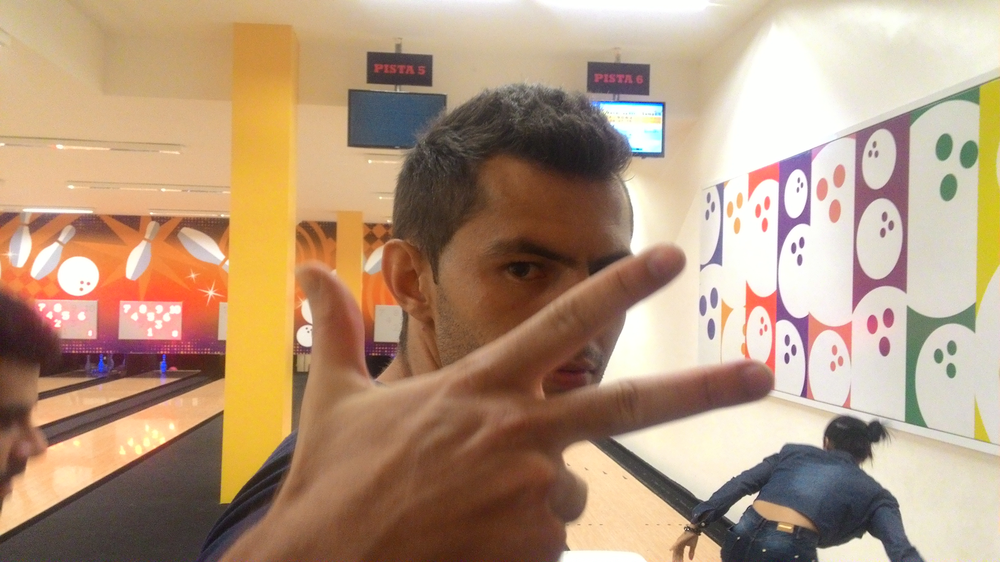
#> input picture src/com/lippo/marcos/data/extract/pim_imagem.png, 1000 x 562 px, shrunk from 3264 x 1836 before the run, found by its file name
$ python kmeans.py
#> lines starting #> are read from the running program, lines starting #| are printed output that depends on the picture; after the words box and inside, x2 and y2 are one past the last pixel; in counts of white or black regions, pixels touching at a corner belong together
import cv2 as c
import numpy as np
import os


def kmeans_cv2(path_img, nome_img):

    img = c.imread(path_img)
#> img is the input picture: shape (562, 1000, 3); mean B, G, R 125.5, 151.7, 180.2

    Z = img.reshape((-1, 3))

    # converte para np.float32
    Z = np.float32(Z)

    # define criteria, numero de clusters(K) e aplica o kmeans()
    criteria = (c.TERM_CRITERIA_EPS + c.TERM_CRITERIA_MAX_ITER, 10, 1.0)
    K = 2
    ret, label, center = c.kmeans(Z, K, None, criteria, 10, c.KMEANS_RANDOM_CENTERS)
#> ret = 2.3e+09; center = [[167.8, 202.7, 228.2], [64.4, 78.25, 111.3]]

    # Agora converta de volta em uint8 e faça a imagem original
    center = np.uint8(center)
#> center = [[167, 202, 228], [64, 78, 111]]
    res = center[label.flatten()]
    res2 = res.reshape((img.shape))
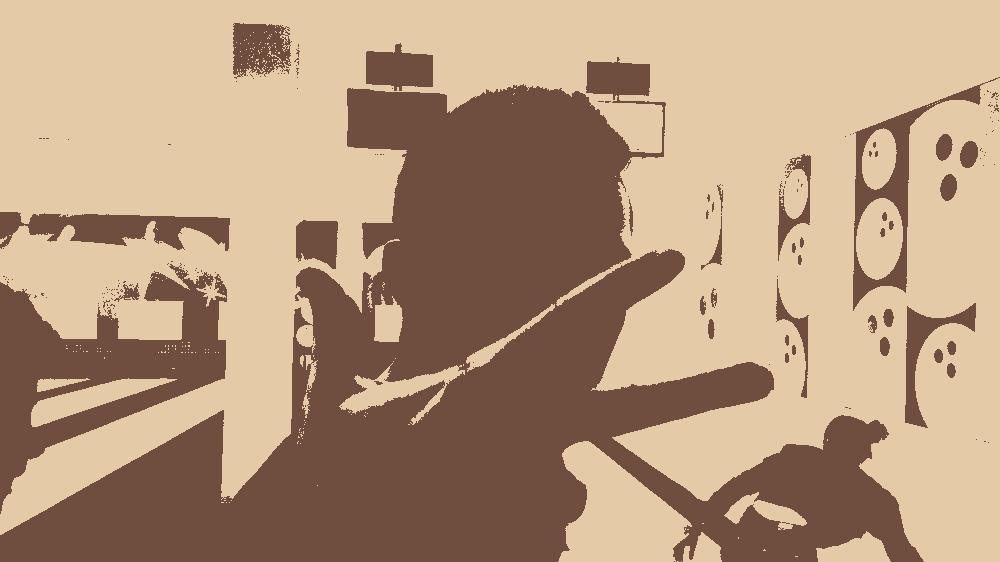
#> res2: shape (562, 1000, 3); mean B, G, R 124.8, 151.2, 180.1

    c.imwrite(nome_img, res2)


def sobrepor_img_rgb(path_img, path_mask, path_new_img):
    ''

    img = c.imread(path_img)
    img_new = c.imread(path_mask)
    img_mask = c.imread(path_mask, 0)
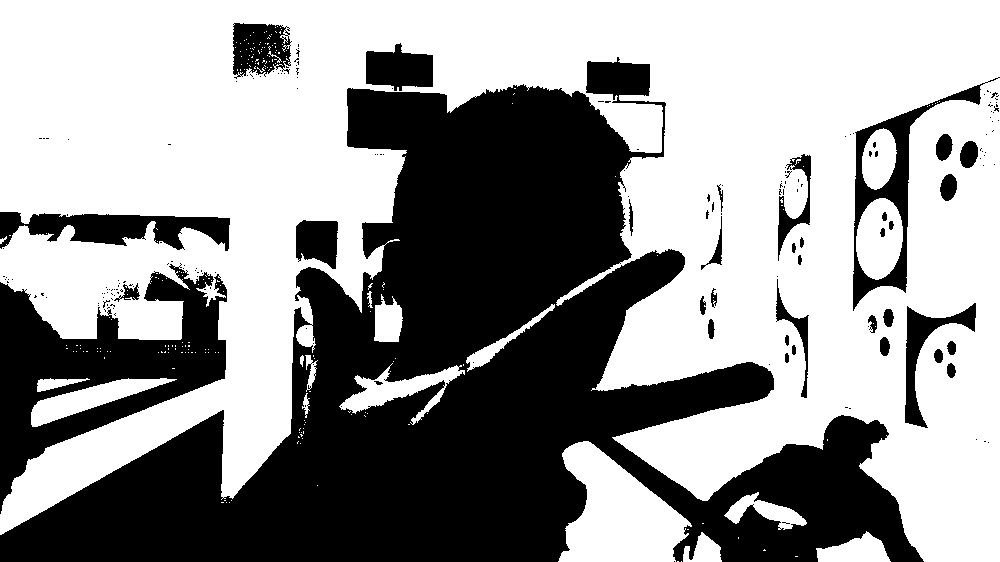
#> img_mask: shape (562, 1000); values 86 (black) and 205 (white), 59% white; 192 black regions (156 under 20 px), largest, box (x1, y1, x2, y2) and area: (0, 57, 924, 562) 184337, (0, 263, 227, 514) 22046, (853, 77, 1000, 311) 5049

    for i in range(img_mask.shape[0]):
        for j in range(img_mask.shape[1]):
            if img_mask[i][j] < 125:
                img_new[i][j][0] = img[i][j][0]
                img_new[i][j][1] = img[i][j][1]
                img_new[i][j][2] = img[i][j][2]
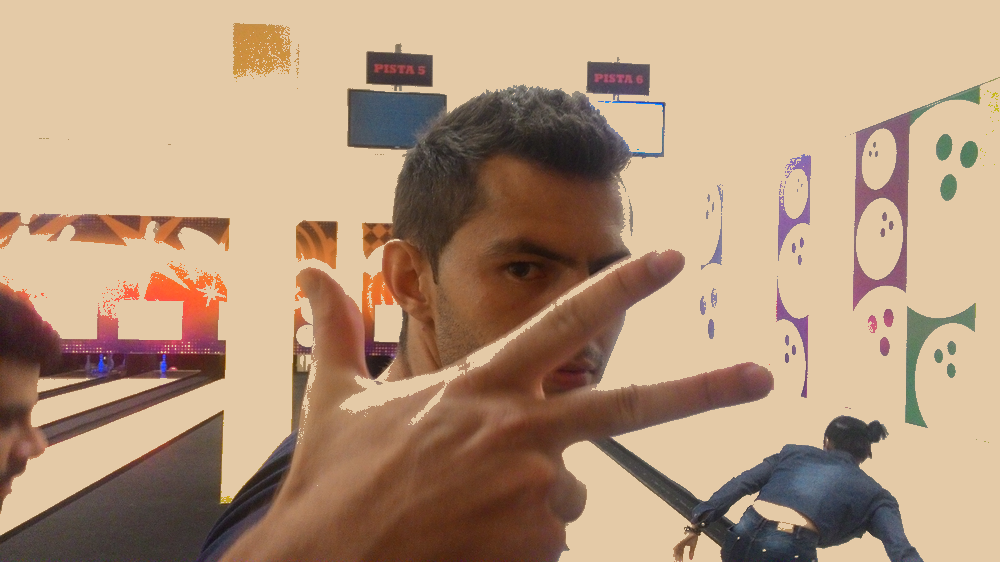
#> img_new: shape (562, 1000, 3); mean B, G, R 125, 151.3, 180.2

    print('salvando a imagem')
    c.imwrite(path_new_img, img_new)
    print('imagem ['+path_new_img+'] sobreposta e salva com sucesso!')


if __name__ == '__main__':

    path_img = os.getcwd()+'/src/com/lippo/marcos/data/extract/pim_imagem.png'
    path_saida = os.getcwd()+'/src/com/lippo/marcos/data/extract/segmentadas/kmeans.png'
    path_new_img = os.getcwd()+'/src/com/lippo/marcos/data/extract/sobrepostas/kmeans_sobreposta.png'

    import time

    ini = time.time()
    kmeans_cv2(path_img=path_img,
               nome_img=path_saida)

    #sobrepondo
    sobrepor_img_rgb(path_img=path_img, path_mask=path_saida, path_new_img=path_new_img)
    fim = time.time()

    file_ = open(os.getcwd()+'/src/com/lippo/marcos/data/arquivo/kmeans.txt', 'w')
    file_.write(str((fim-ini)))
    file_.close()

    print('done outsu')
